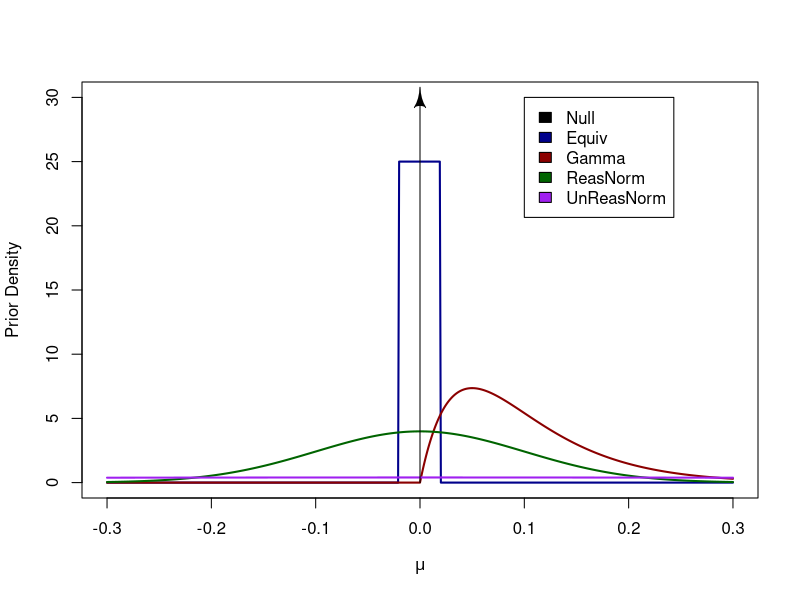
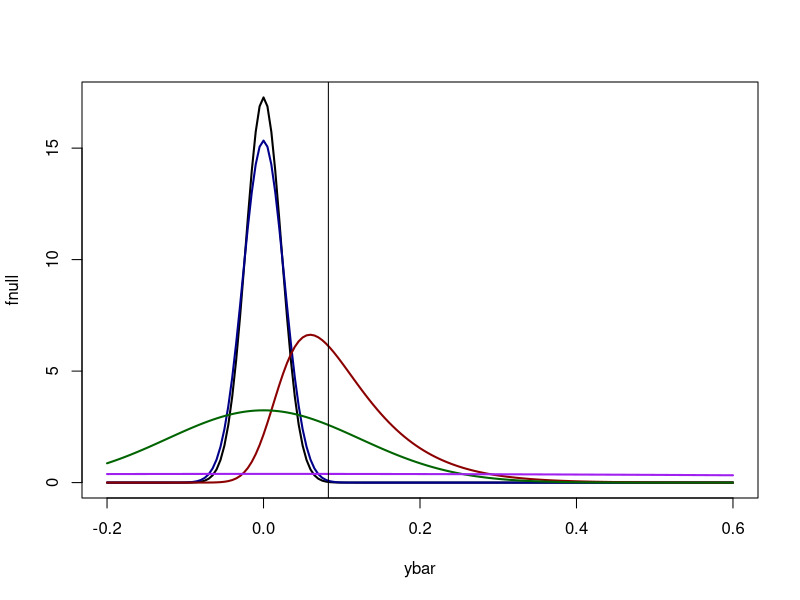

The R script that drew these images, in order:
## ---- chunk 1
set.seed(1234565)
y=rnorm(12,.05,.08)
## ---- chunk 2
N=length(y)
## ---- chunk 3
mu=seq(-.3,.3,.001)
plot(mu,dunif(mu,-.02,.02),typ='l',col='darkblue',ylim=c(0,30),lwd=2,xlab=expression(mu),ylab="Prior Density")
lines(mu,dgamma(mu,shape=2,rate=20),col='darkred',lwd=2)
lines(mu,dnorm(mu,0,.1),col='darkgreen',lwd=2)
lines(mu,dnorm(mu,0,1),col='purple',lwd=2)
shape::Arrows(0,0,0,30)
legend(.1,30,c("Null","Equiv","Gamma","ReasNorm","UnReasNorm"),fill=c('black','darkblue','darkred','darkgreen','purple'))
## ---- chunk 4
normPred=function(ybar,N,b) dnorm(ybar,0,.08/sqrt(N)+b)


ybar=seq(-.2,.6,.005)
fnull=normPred(ybar,N,b=0)
fReas=normPred(ybar,N,b=.1)
fUnReas=normPred(ybar,N,b=1)
## ---- chunk 5
integrand=function(mu,ybar,N){
  dnorm(ybar,mu,.08/sqrt(N))*dunif(mu,-.02,.02)}

predEquiv=function(ybar,N){
  integrate(integrand,lower=-.02,upper=.02,
            ybar=ybar,N=N)$value
}

fEquiv=1:length(ybar)
for (i in 1:length(ybar)){
  fEquiv[i]=predEquiv(ybar[i],N)
}
## ---- chunk 6
integrand=function(mu,ybar,N){
  dnorm(ybar,mu,.08/sqrt(N))*dgamma(mu,shape=2,rate=20)}

predGamma=function(ybar,N){
  integrate(integrand,lower=0,upper=1,
            ybar=ybar,N=N)$value
}

fGamma=1:length(ybar)
for (i in 1:length(ybar)){
  fGamma[i]=predGamma(ybar[i],N)
}
## ---- chunk 7
plot(typ='l',ybar,fnull,lwd=2)
lines(ybar,fEquiv,col='darkblue',lwd=2)
lines(ybar,fGamma,col='darkred',lwd=2)
lines(ybar,fReas,col='darkgreen',lwd=2)
lines(ybar,fUnReas,col='purple',lwd=2)
abline(v=mean(y))

bf=c(predEquiv(mean(y),N),predGamma(mean(y),N),normPred(mean(y),N,b=.1),normPred(mean(y),N,b=1))/normPred(mean(y),N,0)
names(bf)=c("Equiv","Gamma","Reas","Unreas")
print(round(bf,1))
